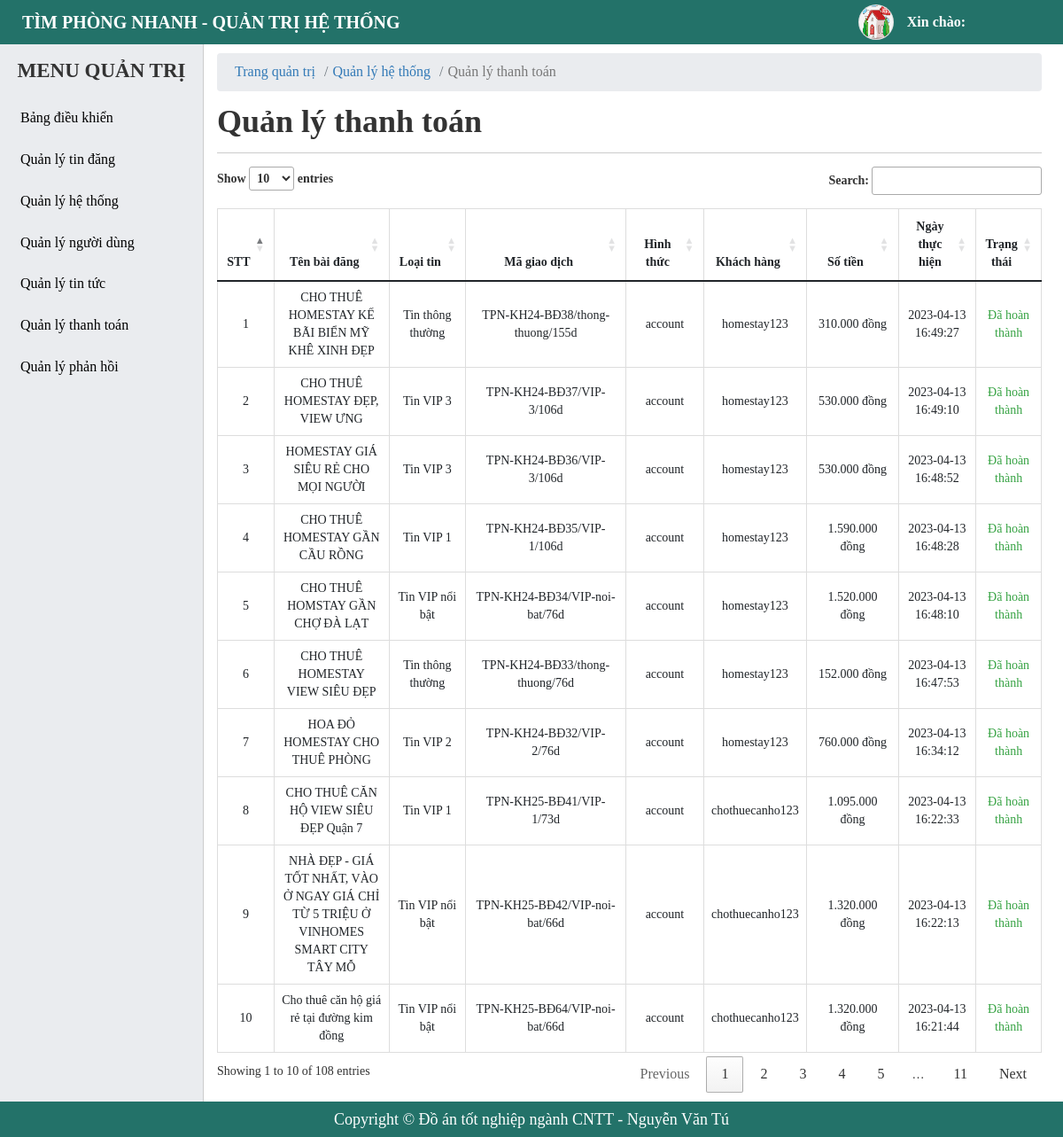
Before: /admin/payment-history-manager.php with the older database file.
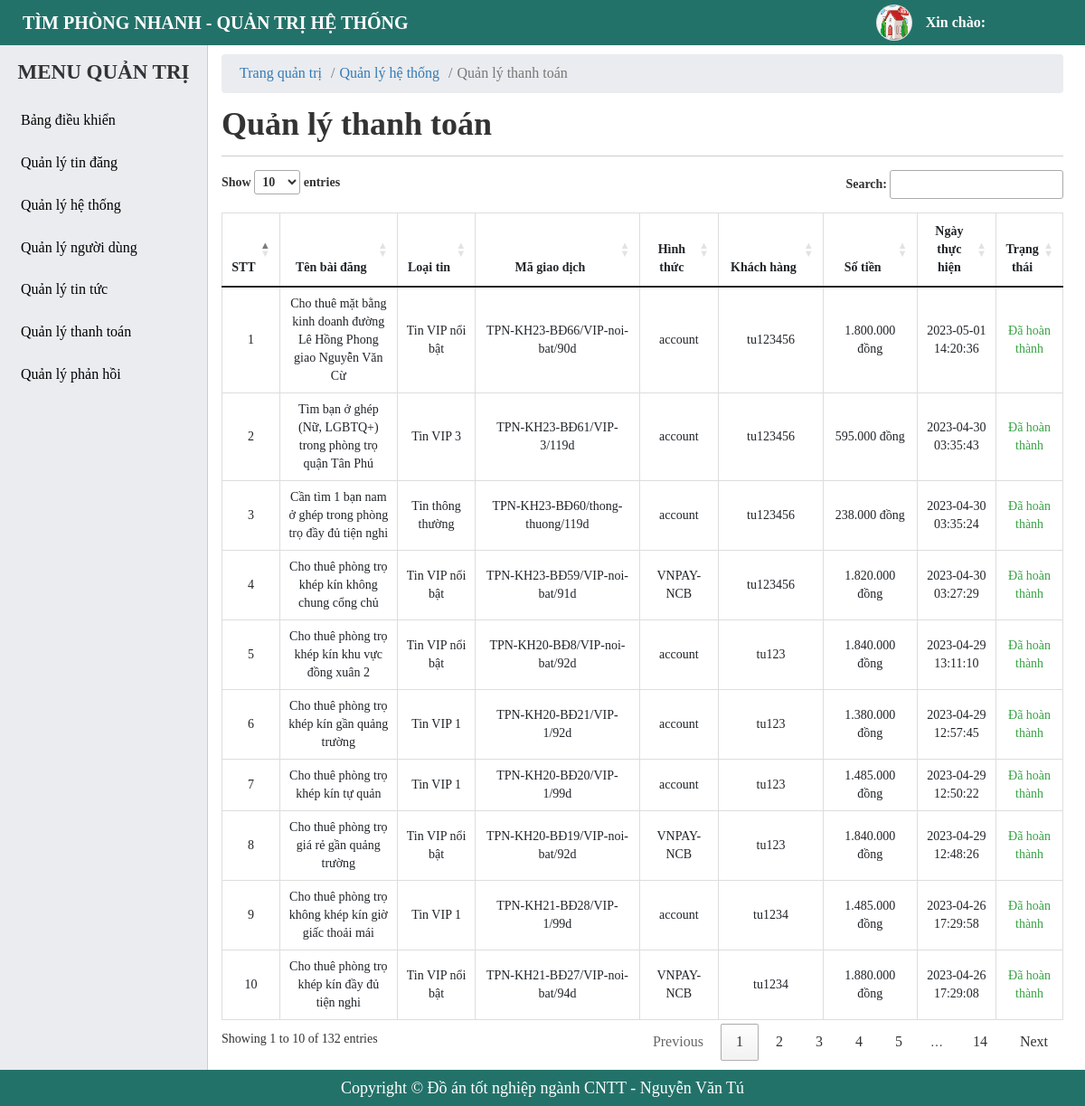
After: the same page with the newer database file.
### tables this page shows
CREATE TABLE `tbl_payment_history` (
  `id` bigint(20) NOT NULL,
  `id_rooms` bigint(20) NOT NULL,
  `pay_code` varchar(255) DEFAULT NULL,
  `pay_price` varchar(255) DEFAULT NULL,
  `payments` varchar(255) DEFAULT NULL,
  `pay_status` tinyint(4) NOT NULL DEFAULT 0,
  `expired` tinyint(4) NOT NULL DEFAULT 0,
  `user_id` bigint(20) NOT NULL,
  `news_type_id` bigint(20) NOT NULL,
  `created_at` timestamp NOT NULL DEFAULT current_timestamp()
);

CREATE TABLE `tbl_rooms` (
  `id` bigint(20) NOT NULL,
  `name` varchar(255) NOT NULL,
  `slug` varchar(255) NOT NULL,
  `city_id` bigint(20) NOT NULL,
  `district_id` bigint(20) NOT NULL,
  `ward_id` bigint(20) NOT NULL,
  `street` varchar(255) NOT NULL,
  `apartment_number` varchar(255) NOT NULL COMMENT 'số nhà',
  `price` bigint(20) NOT NULL COMMENT 'giá',
  `area` bigint(20) NOT NULL COMMENT 'diện tích',
  `contents` longtext NOT NULL,
  `image_logo` varchar(255) NOT NULL,
  `news_type_id` bigint(20) NOT NULL COMMENT 'loại tin',
  `time_start` datetime NOT NULL,
  `time_stop` datetime NOT NULL,
  `subject` varchar(255) NOT NULL COMMENT 'đối tượng thuê',
  `status` tinyint(4) NOT NULL DEFAULT 1,
  `user_id` bigint(20) NOT NULL,
  `category_id` bigint(20) NOT NULL,
  `created_ad` timestamp NOT NULL DEFAULT current_timestamp(),
  `updated_ad` timestamp NOT NULL DEFAULT current_timestamp()
);

CREATE TABLE `tbl_new_type` (
  `id` bigint(20) NOT NULL,
  `name_type` varchar(255) NOT NULL,
  `slug` varchar(255) NOT NULL,
  `price` bigint(20) NOT NULL,
  `status` tinyint(4) NOT NULL DEFAULT 1,
  `created_at` timestamp NOT NULL DEFAULT current_timestamp(),
  `update_ad` timestamp NOT NULL DEFAULT current_timestamp()
);

CREATE TABLE `tbl_user` (
  `id` bigint(20) NOT NULL,
  `fullname` varchar(255) NOT NULL,
  `username` varchar(255) NOT NULL,
  `password` varchar(255) NOT NULL,
  `email` varchar(255) NOT NULL,
  `phone` varchar(255) NOT NULL,
  `zalo` varchar(255) DEFAULT NULL,
  `address` varchar(255) DEFAULT NULL,
  `facebook` varchar(255) DEFAULT NULL,
  `avatar` varchar(255) DEFAULT NULL COMMENT 'ảnh đại diện',
  `balance` bigint(255) DEFAULT 0 COMMENT 'Số dư',
  `status` tinyint(4) NOT NULL DEFAULT 1 COMMENT 'trạng thái',
  `created_at` timestamp NOT NULL DEFAULT current_timestamp(),
  `created_ad` timestamp NOT NULL DEFAULT current_timestamp()
);

### admin/payment-history-manager.php (the view, shortened to what this page needs)
<?php
    include './include/connect.php';
    $queryPayHis = $conn->prepare("SELECT his.*, r.name as name_post, us.username, typ.name_type FROM tbl_payment_history his JOIN tbl_rooms r on r.id = his.id_rooms JOIN tbl_user us on us.id = his.user_id JOIN tbl_new_type typ on typ.id = his.news_type_id WHERE his.pay_status = 1 ORDER BY his.created_at DESC");
    $queryPayHis->execute();
    $resultsPayHis = $queryPayHis->fetchAll(PDO::FETCH_OBJ);
?>
<!DOCTYPE html>
<html lang="en">
<head>
    <?php include('include/link-css.php');?>
</head>
<body>
    <?php
     include('include/header.php');
    ?>
    <div id="main">
        <?php
        include('include/sidebar.php');
        ?>
        <div id="main-right">
            <nav aria-label="breadcrumb">
                <ol class="breadcrumb">
                    <li class="breadcrumb-item"><a href="#">Trang quản trị</a></li>
                    <li class="breadcrumb-item"><a href="#">Quản lý hệ thống</a></li>
                    <li class="breadcrumb-item active" aria-current="page">Quản lý thanh toán</li>
                </ol>
            </nav>
            <section class="main-right-title">
                <div class="form-title">
                    <h1>Quản lý thanh toán</h1>
                </div>
            </section>
            <div class="main-right-table">
                <table class="table table-bordered table-post-list" id = "table-manage">
                    <thead>
                        <tr>
                            <th style="width: 3%;" >STT</th>
                            <th style="width: 15%;" >Tên bài đăng</th>
                            <th style="width: 10%;" >Loại tin</th>
                            <th style="width: 22%;" >Mã giao dịch</th>
                            <th style="width: 10%;" >Hình thức</th>
                            <th style="width: 10%;" >Khách hàng</th>
                            <th style="width: 12%;" >Số tiền</th>
                            <th style="width: 10%;" >Ngày thực hiện</th>
                            <th style="width: 8%;" >Trạng thái</th>
                        </tr>
                    </thead>
                    <tbody >
                        <?php foreach ($resultsPayHis as $key => $value) { ?>
                            <tr>
                                <td><?php echo $key+1 ?></td>
                                <td>
                                    <p><?php echo $value -> name_post ?></p>
                                </td>
                                <td>
                                    <p><?php echo $value -> name_type ?></p>
                                </td>
                                <td>
                                    <p><?php echo $value -> pay_code ?></p>
                                </td>
                                <td>
                                    <p><?php echo $value ->payments ?></p>
                                </td>
                                <td>
                                    <p><?php echo $value -> username ?></p>
                                </td>
                                <td>
                                <div class="post_price">
                                        <?php
                                            $tien = (int) $value->pay_price;
                                            $bien = number_format($tien,0,",",".");
                                            echo $bien." đồng";
                                        ?>
                                    </div>
                                </td>
                                <td>
                                    <p><?php echo $value -> created_at ?></p>
                                </td>
                                <td>
                                    <?php if( $value -> pay_status == 1){ ?>
                                        <p style = "color: #37a344;" >Đã hoàn thành</p>
                                    <?php }else{ ?>
                                        <p style = "color: red;">Khởi tạo</p>
                                    <?php } ?>
                                </td>
                            </tr>
                        <?php } ?>
                    </tbody>
                </table>
            </div>
        </div>
    </div>
    <?php include('include/footer.php');?>
</body>
</html>

Changed rows visible on the page:
no longer on this page (row unchanged): tbl_payment_history: id_rooms.name "CHO THUÊ HOMESTAY KẾ BÃI BIỂN MỸ KHÊ XINH ĐẸP", news_type.name_type "Tin thông thường", pay_code "TPN-KH24-BĐ38/thong-thuong/155d", payments "account", user.username "homestay123", pay_price "310.000", created_at "2023-04-13 16:49:27", pay_status "Đã hoàn thành"
no longer on this page (row unchanged): tbl_payment_history: id_rooms.name "CHO THUÊ HOMESTAY ĐẸP, VIEW ƯNG", news_type.name_type "Tin VIP 3", pay_code "TPN-KH24-BĐ37/VIP-3/106d", payments "account", user.username "homestay123", pay_price "530.000", created_at "2023-04-13 16:49:10", pay_status "Đã hoàn thành"
no longer on this page (row unchanged): tbl_payment_history: id_rooms.name "HOMESTAY GIÁ SIÊU RẺ CHO MỌI NGƯỜI", news_type.name_type "Tin VIP 3", pay_code "TPN-KH24-BĐ36/VIP-3/106d", payments "account", user.username "homestay123", pay_price "530.000", created_at "2023-04-13 16:48:52", pay_status "Đã hoàn thành"
no longer on this page (row unchanged): tbl_payment_history: id_rooms.name "CHO THUÊ HOMESTAY GẦN CẦU RỒNG", news_type.name_type "Tin VIP 1", pay_code "TPN-KH24-BĐ35/VIP-1/106d", payments "account", user.username "homestay123", pay_price "1.590.000", created_at "2023-04-13 16:48:28", pay_status "Đã hoàn thành"
no longer on this page (row unchanged): tbl_payment_history: id_rooms.name "CHO THUÊ HOMSTAY GẦN CHỢ ĐÀ LẠT", news_type.name_type "Tin VIP nổi bật", pay_code "TPN-KH24-BĐ34/VIP-noi-bat/76d", payments "account", user.username "homestay123", pay_price "1.520.000", created_at "2023-04-13 16:48:10", pay_status "Đã hoàn thành"
no longer on this page (row unchanged): tbl_payment_history: id_rooms.name "CHO THUÊ HOMESTAY VIEW SIÊU ĐẸP", news_type.name_type "Tin thông thường", pay_code "TPN-KH24-BĐ33/thong-thuong/76d", payments "account", user.username "homestay123", pay_price "152.000", created_at "2023-04-13 16:47:53", pay_status "Đã hoàn thành"
no longer on this page (row unchanged): tbl_payment_history: id_rooms.name "HOA ĐỎ HOMESTAY CHO THUÊ PHÒNG", news_type.name_type "Tin VIP 2", pay_code "TPN-KH24-BĐ32/VIP-2/76d", payments "account", user.username "homestay123", pay_price "760.000", created_at "2023-04-13 16:34:12", pay_status "Đã hoàn thành"
no longer on this page (row unchanged): tbl_payment_history: id_rooms.name "CHO THUÊ CĂN HỘ VIEW SIÊU ĐẸP Quận 7", news_type.name_type "Tin VIP 1", pay_code "TPN-KH25-BĐ41/VIP-1/73d", payments "account", user.username "chothuecanho123", pay_price "1.095.000", created_at "2023-04-13 16:22:33", pay_status "Đã hoàn thành"
no longer on this page (row unchanged): tbl_payment_history: id_rooms.name "NHÀ ĐẸP - GIÁ TỐT NHẤT, VÀO Ở NGAY GIÁ CHỈ TỪ 5 TRIỆU Ở VINHOMES SMART CITY TÂY MỖ", news_type.name_type "Tin VIP nổi bật", pay_code "TPN-KH25-BĐ42/VIP-noi-bat/66d", payments "account", user.username "chothuecanho123", pay_price "1.320.000", created_at "2023-04-13 16:22:13", pay_status "Đã hoàn thành"
no longer on this page (row unchanged): tbl_payment_history: id_rooms.name "Cho thuê căn hộ giá rẻ tại đường kim đồng", news_type.name_type "Tin VIP nổi bật", pay_code "TPN-KH25-BĐ64/VIP-noi-bat/66d", payments "account", user.username "chothuecanho123", pay_price "1.320.000", created_at "2023-04-13 16:21:44", pay_status "Đã hoàn thành"
added tbl_payment_history: id_rooms.name "Cho thuê mặt bằng kinh doanh đường Lê Hồng Phong giao Nguyễn Văn Cừ", news_type.name_type "Tin VIP nổi bật", pay_code "TPN-KH23-BĐ66/VIP-noi-bat/90d", payments "account", user.username "tu123456", pay_price "1.800.000", created_at "2023-05-01 14:20:36", pay_status "Đã hoàn thành"
added tbl_payment_history: id_rooms.name "Tìm bạn ở ghép (Nữ, LGBTQ+) trong phòng trọ quận Tân Phú", news_type.name_type "Tin VIP 3", pay_code "TPN-KH23-BĐ61/VIP-3/119d", payments "account", user.username "tu123456", pay_price "595.000", created_at "2023-04-30 03:35:43", pay_status "Đã hoàn thành"
added tbl_payment_history: id_rooms.name "Cần tìm 1 bạn nam ở ghép trong phòng trọ đầy đủ tiện nghi", news_type.name_type "Tin thông thường", pay_code "TPN-KH23-BĐ60/thong-thuong/119d", payments "account", user.username "tu123456", pay_price "238.000", created_at "2023-04-30 03:35:24", pay_status "Đã hoàn thành"
added tbl_payment_history: id_rooms.name "Cho thuê phòng trọ khép kín không chung cổng chủ", news_type.name_type "Tin VIP nổi bật", pay_code "TPN-KH23-BĐ59/VIP-noi-bat/91d", payments "VNPAY-NCB", user.username "tu123456", pay_price "1.820.000", created_at "2023-04-30 03:27:29", pay_status "Đã hoàn thành"
added tbl_payment_history: id_rooms.name "Cho thuê phòng trọ khép kín khu vực đồng xuân 2", news_type.name_type "Tin VIP nổi bật", pay_code "TPN-KH20-BĐ8/VIP-noi-bat/92d", payments "account", user.username "tu123", pay_price "1.840.000", created_at "2023-04-29 13:11:10", pay_status "Đã hoàn thành"
added tbl_payment_history: id_rooms.name "Cho thuê phòng trọ khép kín gần quảng trường", news_type.name_type "Tin VIP 1", pay_code "TPN-KH20-BĐ21/VIP-1/92d", payments "account", user.username "tu123", pay_price "1.380.000", created_at "2023-04-29 12:57:45", pay_status "Đã hoàn thành"
added tbl_payment_history: id_rooms.name "Cho thuê phòng trọ khép kín tự quản", news_type.name_type "Tin VIP 1", pay_code "TPN-KH20-BĐ20/VIP-1/99d", payments "account", user.username "tu123", pay_price "1.485.000", created_at "2023-04-29 12:50:22", pay_status "Đã hoàn thành"
added tbl_payment_history: id_rooms.name "Cho thuê phòng trọ giá rẻ gần quảng trường", news_type.name_type "Tin VIP nổi bật", pay_code "TPN-KH20-BĐ19/VIP-noi-bat/92d", payments "VNPAY-NCB", user.username "tu123", pay_price "1.840.000", created_at "2023-04-29 12:48:26", pay_status "Đã hoàn thành"
added tbl_payment_history: id_rooms.name "Cho thuê phòng trọ không khép kín giờ giấc thoải mái", news_type.name_type "Tin VIP 1", pay_code "TPN-KH21-BĐ28/VIP-1/99d", payments "account", user.username "tu1234", pay_price "1.485.000", created_at "2023-04-26 17:29:58", pay_status "Đã hoàn thành"
added tbl_payment_history: id_rooms.name "Cho thuê phòng trọ khép kín đầy đủ tiện nghi", news_type.name_type "Tin VIP nổi bật", pay_code "TPN-KH21-BĐ27/VIP-noi-bat/94d", payments "VNPAY-NCB", user.username "tu1234", pay_price "1.880.000", created_at "2023-04-26 17:29:08", pay_status "Đã hoàn thành"
Other visible differences:
text written by a page script: "Show entries Search: Showing 1 to 10 of 108 entries Previous 1 2 3 4 5 … 11 Next" → "Show entries Search: Showing 1 to 10 of 132 entries Previous 1 2 3 4 5 … 14 Next"
